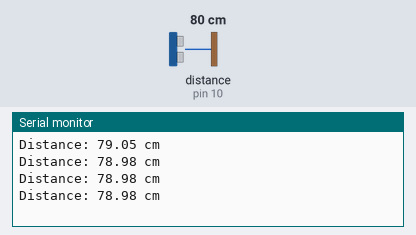
Bench run of a sketch on a simulated Arduino Uno, built with avr-gcc and run on an emulated ATmega328P. Parts: the last lines printed to the serial monitor. Wiring (inferred from the names in the program): ultrasonic range finder: trigger pin 9; echo pin 10. Inputs (shaded band) come from the test bench; at power-on: distance to the obstacle (sensor on pin 10) 80 cm. The echo pulse lasts 58.3 µs per cm.

Above: at 1.2 s.
1.3 s: distance to the obstacle (sensor on pin 10) set to 2 cm
At 1.72 s:
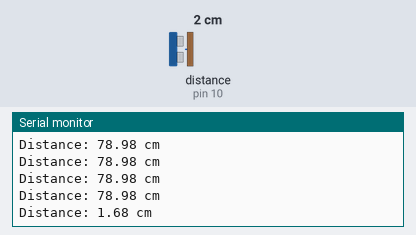
2.8 s: distance to the obstacle (sensor on pin 10) set to 4 cm
At 2.99 s:
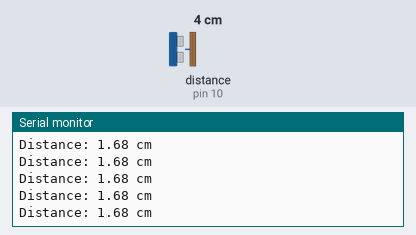
Timing chart, 0 to 5.8 s (numbered marks = the images above; inputs shaded):
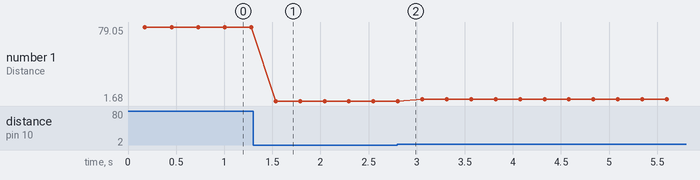

Measured:
- after the input at 1.3 s, the serial monitor: prints a new line after 0.24 s (image 1)
- plotted number 1: 78.98 → 1.68 after the input at 1.3 s, 1.68 → 3.66 after the input at 2.8 s

The sketch:

radar_average3_000.ino
```cpp
// Ultrasonic Sensor HC-SR04 with 3-reading averaging
const int trigPin = 9;    // Trigger pin
const int echoPin = 10;   // Echo pin

void setup() {
  Serial.begin(9600);     // Initialize serial communication
  pinMode(trigPin, OUTPUT);
  pinMode(echoPin, INPUT);
}

void loop() {
  // Get the averaged distance
  float distance1 = getAverageDistance(5);

  // Print the result to Serial Monitor
  Serial.print("Distance: ");
  Serial.print(distance1);
  Serial.println(" cm");

  delay(100); // Short delay between measurements
}

// Function to get a single distance reading
float getDistance() {
  digitalWrite(trigPin, LOW);
  delayMicroseconds(2);
  digitalWrite(trigPin, HIGH);
  delayMicroseconds(10);
  digitalWrite(trigPin, LOW);

  long duration = pulseIn(echoPin, HIGH);
  float distance = duration * 0.034 / 2; // Convert to cm

  return distance;
}

// Function to get average of multiple readingsc
float getAverageDistance(int numReadings) {
  float sum = 0;

  for (int i = 0; i < numReadings; i++) {
    sum += getDistance();
    delay(30); // Small delay between readings
  }

  return sum / numReadings;
}
```
